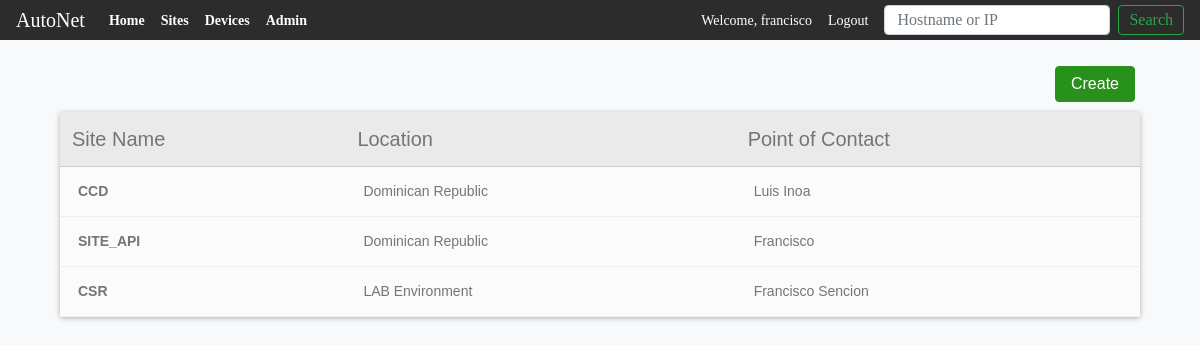
Page /sites (signed in) on the committed database.
### main_app/models.py (models this page shows, shortened)
class Sites(models.Model):
    site_name = models.CharField(max_length=100)
    site_location = models.CharField(max_length=250)
    uuid = models.UUIDField( #used by the API to look up the record
                            db_index=True,
                            default=uuid_lib.uuid4,
                            editable=False)
    site_address = models.CharField(max_length=400, null=True)
    site_poc_name = models.CharField(max_length=100)
    site_poc_number = models.CharField(max_length=30)

### main_app/views.py (the view)
# urls.py: path('sites', views.SitesListView.as_view(), name='viewsites'),
class SitesListView(LoginRequiredMixin, ListView):
    context_object_name = 'sites'
    model = models.Sites
    paginate_by = 10

### main_app/templates/main_app/sites_list.html (shortened to what this page needs)
{% extends 'main_app/main_app_base.html' %}
{%block content %}
  <div class="" style="width: 90%; margin-left: auto; margin-right: auto;">
      <a href="{% url 'main_app:createsite' %}">
        <input class="btn-class float-right" id="btn-save" type="submit" value="Create">
      </a>
      <table id="device-table1">
        <table class="ctable ctable-noSideBorder">
          <thead class="layout">
            <th>Site Name</th>
            <th>Location</th>
            <th>Point of Contact</th>
          </thead>
          <tbody>
            {% for site in sites %}
            <tr >
                <td><a href="sites/{{ site.id }}">{{site.site_name}}</a></td>
                <td>{{site.site_location}}</td>
                <td>{{site.site_poc_name}}</td>
            </tr>
            {%endfor%}
          </tbody>
        </table>
      </table>
    </div>
{%endblock content %}

### main_app/templates/main_app/main_app_base.html (shortened to what this page needs)
<!DOCTYPE html>
<html lang="en" dir="ltr">
  <head>
    <link rel="stylesheet" href="https://stackpath.bootstrapcdn.com/bootstrap/4.1.3/css/bootstrap.min.css">
    {% load staticfiles %}
    <link rel="stylesheet" href="{% static 'css/form.css' %}">
  </head>
  <body class="bg-light" style="font-family: sans-serif;">
    <header>
    <div class="mb-4">
      <nav class="navbar navbar-expand-lg navbar-dark fixed-top" style="background-color: #2c2c2d; height: 40px; font-size: 14px; font-family: 'Source Sans Pro' !important;">
        <a class="navbar-brand" href="{% url 'main_app:home' %}">AutoNet</a>
        <div class="collapse navbar-collapse" id="navbarSupportedContent">
          <ul class="navbar-nav mr-auto">
            <li class="nav-item active">
              <a class="nav-link" href="{% url 'main_app:home' %}"><strong>Home</strong><span class="sr-only">(current)</span></a>
            </li>
            <li class="nav-item active">
              <a class="nav-link" href="{% url 'main_app:viewsites' %}"><strong>Sites</strong></a>
            </li>
            <li class="nav-item active">
              <a class="nav-link" href="{% url 'main_app:viewdevices' %}"><strong>Devices</strong></a>
            </li>
            <li class="nav-item active">
              <a class="nav-link" href="{% url 'admin:index' %}"><strong>Admin</strong></a>
            </li>
          </ul>
          <div class="">
            {% if user.is_authenticated%}
            <ul class="navbar-nav mr-auto">
              <li class="nav-item active">
                <a class="nav-link" href="#">Welcome, {{user.username}}</a>
              </li>
              <li class="nav-item active">
                <a class="nav-link" href="{% url 'users:logout' %}">Logout</a>
              </li>
            </ul>
            {% endif %}
          </div>
          <form class="form-inline my-2 my-lg-0" action="{% url 'main_app:search'%}" method="get">
              <input class="form-control ml-2 mr-sm-2 " type="search"  name="item" style="height: 30px;"placeholder="Hostname or IP" aria-label="Search">
              <button class="btn btn-outline-success my-2 my-sm-0" type="submit" style="height: 30px; padding: 5px 10px; line-height: 0;">Search</button>
        </form>
        </div>
      </nav>
    </div>
    </header>
    <div class="container" style="padding: 16px 0px;">
    </div>
    {%block content %}
    {%endblock content %}
  </body>
</html>

### main_app/static/css/form.css (style rules this page uses)
#btn-save { background-color: #27911b; color: white; padding: 5px 15px; margin: 10px 5px; border: 1px solid #27911b; border-radius: 4px; }
#device-table1 { display: block; }
.ctable { background-color: #eaeaea; box-shadow: 0 1px 5px 0 rgba(0,0,0,0.3); border-collapse: collapse ; font-family: Helvetica,Verdana,sans-serif; font-weight: 300; width:100%; color: #757575; font-size: 14px; background-clip: padding-box; }
.ctable thead { font-size: 20px; text-align: left; font-weight: bold; }
.ctable tbody tr td { background-color: #fbfbfb; transition: .3s; border-bottom: 1px solid #eee; text-align: left; }
.ctable tbody tr:nth-child(2n+1) { background-color: #fbfbfb; }
.ctable tbody td { padding: 14px 30px ; text-align: left; }
.ctable .layout th { font-weight: 300; text-align: left; color: #757575; padding: 12px; border-bottom: 1px solid #ccc; }
.ctable-noSideBorder tbody td:first-child { border-left: 0 !important; }
.ctable tbody td { padding: 14px 18px; text-align: left; }
.ctable tbody tr { transition: .3s; border-bottom: 1px solid #eee; }
.ctable tbody tr td a { color: #757575; font-weight: bold; }

### rows in the picture
Sites: site_name "CCD", site_location "Dominican Republic", site_poc_name "Luis Inoa"
Sites: site_name "SITE_API", site_location "Dominican Republic", site_poc_name "Francisco"
Sites: site_name "CSR", site_location "LAB Environment", site_poc_name "Francisco Sencion"

### other values in the picture
{{ user.username }} "francisco"
